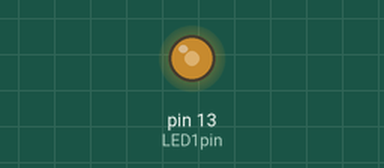
Recording of a sketch running on a simulated Arduino Uno, built with avr-gcc and run on an emulated ATmega328P. Shown: output pins drawn as LEDs (lit = HIGH).

Above: at 0.05 s.
Timing chart, 0 to 3.0 s (numbered marks = the images above):
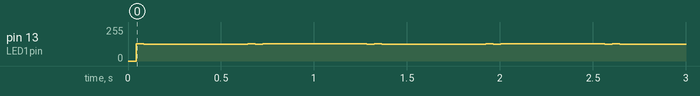

Measured:
- by itself, pin 13 (LED1pin): repeats every 1.3 s: 125/255 0.56 s, 131/255 0.04 s, 124/255 0.04 s, 130/255 0.56 s, 124/255 0.04 s, 131/255 0.04 s

The sketch:

sketch_nov18a.ino
```cpp
const int S1pin=3; //interrupt-capable pin
const int LED1pin=13; //built-in LED
volatile bool LED1on; // true when we want to turn it on

void setup() {
  pinMode(LED1pin,OUTPUT);
  OCR0A = 0xAF;
  TIMSK0 |= _BV(OCIE0A);
}

void loop() {
}

SIGNAL(TIMER0_COMPA_vect)
{
  unsigned long currentMillis = millis();
  if (currentMillis % 500 == 0)
  {
    LED1on=!LED1on;
  if (LED1on) {
    digitalWrite(LED1pin, HIGH);
  }
  else {
    digitalWrite(LED1pin, LOW);
  }
  }
}
```
